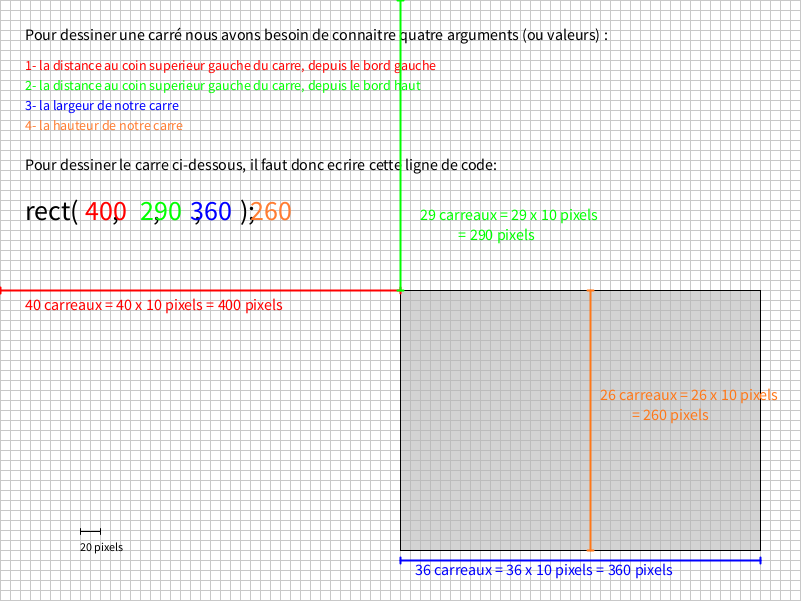
Frame 1 (no input)
Frame 60 (the mouse pressed at the canvas centre just before this capture): identical to frame 1, image omitted
Frame 120 (the mouse held since frame 60 and released just before this capture): identical to frame 1, image omitted

The Processing sketch that drew this single still picture (run headless with seeded random() and noise(); from frame 60 on, the mouse is pressed at the canvas centre):

// Processing sketch: processing_180910
// ── processing_180910.pde

void setup() {  //setup function called initially, only once
  size(801, 601);
  background(255); 
  smooth();
   
  textSize(12);
}
  
void draw() {  //draw function loops
  background(255);
     
  stroke(200);
  dessiner_grille();
   
  textSize(14);
  strokeWeight(1);
  stroke(0);
  fill(0);
  textSize(16);
  text("Pour dessiner une carré nous avons besoin de connaitre quatre arguments (ou valeurs) : ",25,40);
  textSize(14);
  fill(255,0,0);
  text("1- la distance au coin superieur gauche du carre, depuis le bord gauche ",25,70);
  fill(0,255,0);
  text("2- la distance au coin superieur gauche du carre, depuis le bord haut ",25,90);
  fill(0,0,255);
  text("3- la largeur de notre carre",25,110);
  fill(255,125,50);
  text("4- la hauteur de notre carre",25,130);
   
  stroke(0);
  fill(0);
  textSize(16);
  text("Pour dessiner le carre ci-dessous, il faut donc ecrire cette ligne de code: ",25,170);
  textSize(28);
  text("rect(      ,      ,      ,       );",25,220);
  fill(255,0,0);
  text("400",85,220);
  fill(0,255,0);
  text("290",140,220);
  fill(0,0,255);
  text("360",190,220);
  fill(255,125,50);
  text("260",250,220);
   
   
  strokeWeight(1);
  stroke(0);
  fill(180,150);
  rect(400,290,360,260);
   
  
  strokeWeight(2);
  stroke(255,0,0);
  fill(255,0,0);
  line(0,287,0,293);
  line(0,290,400,290);
  line(400,287,400,293);
  textSize(16);
  text("40 carreaux = 40 x 10 pixels = 400 pixels",25,310);
   
  strokeWeight(2);
  stroke(0,255,0);
  fill(0,255,0);
  line(397,0,403,0);
  line(400,0,400,290);
  line(397,290,403,290);
  textSize(16);
  text("29 carreaux = 29 x 10 pixels",width/2+20,220 );
  text("            = 290 pixels",width/2+20,240 );
   
  strokeWeight(2);
  stroke(0,0,255);
  fill(0,0,255);
  line(400,557,400,563);
  line(400,560,760,560);
  line(760,557,760,563);
  textSize(16);
  text("36 carreaux = 36 x 10 pixels = 360 pixels",width/2+15,575 );
   
  strokeWeight(2);
  stroke(255,120,25);
  fill(255,120,25);
  line(587,290,593,290);
  line(590,290,590,550);
  line(587,550,593,550);
  textSize(16);
  text("26 carreaux = 26 x 10 pixels",width/2+200,400);
  text("          = 260 pixels",width/2+200,420);
   
    
  strokeWeight(1);
  stroke(0);
  fill(0);
  line(100,height-67,100,height-73);
  line(80,height-67,80,height-73);
  line(100,height-70,80, height-70);
  textSize(12);
  text("20 pixels", 80,height-50);
    
}
  
  
void dessiner_grille(){
    for (int i = 0 ; i <= width ; i+=10){
        line(i,0,i,height);
        for (int j = 0 ; j <= height ; j +=10){
            line(0,j,width,j);
        }
    }
}
